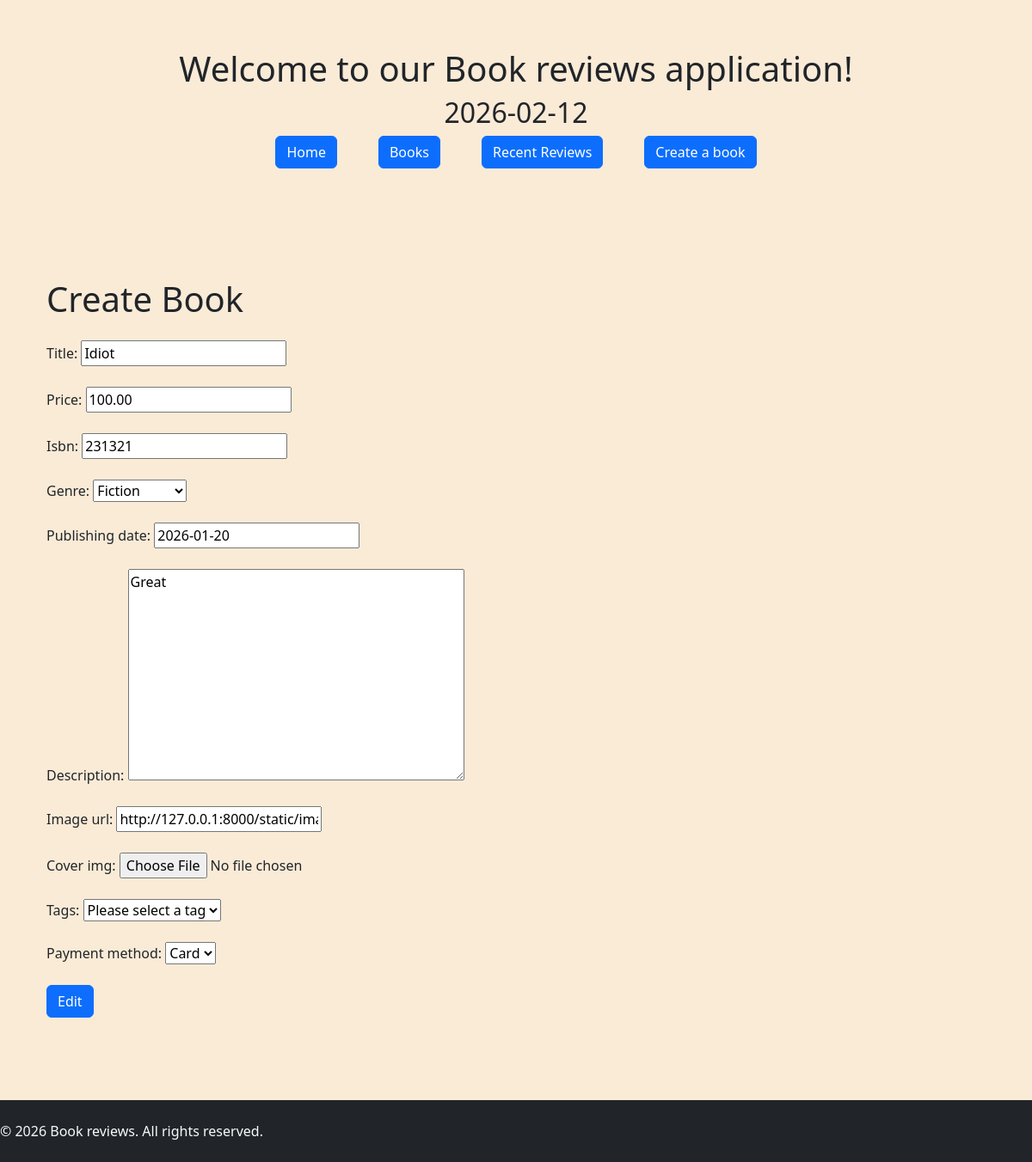
/books/2edit_book/, run on an earlier commit of the app's database.
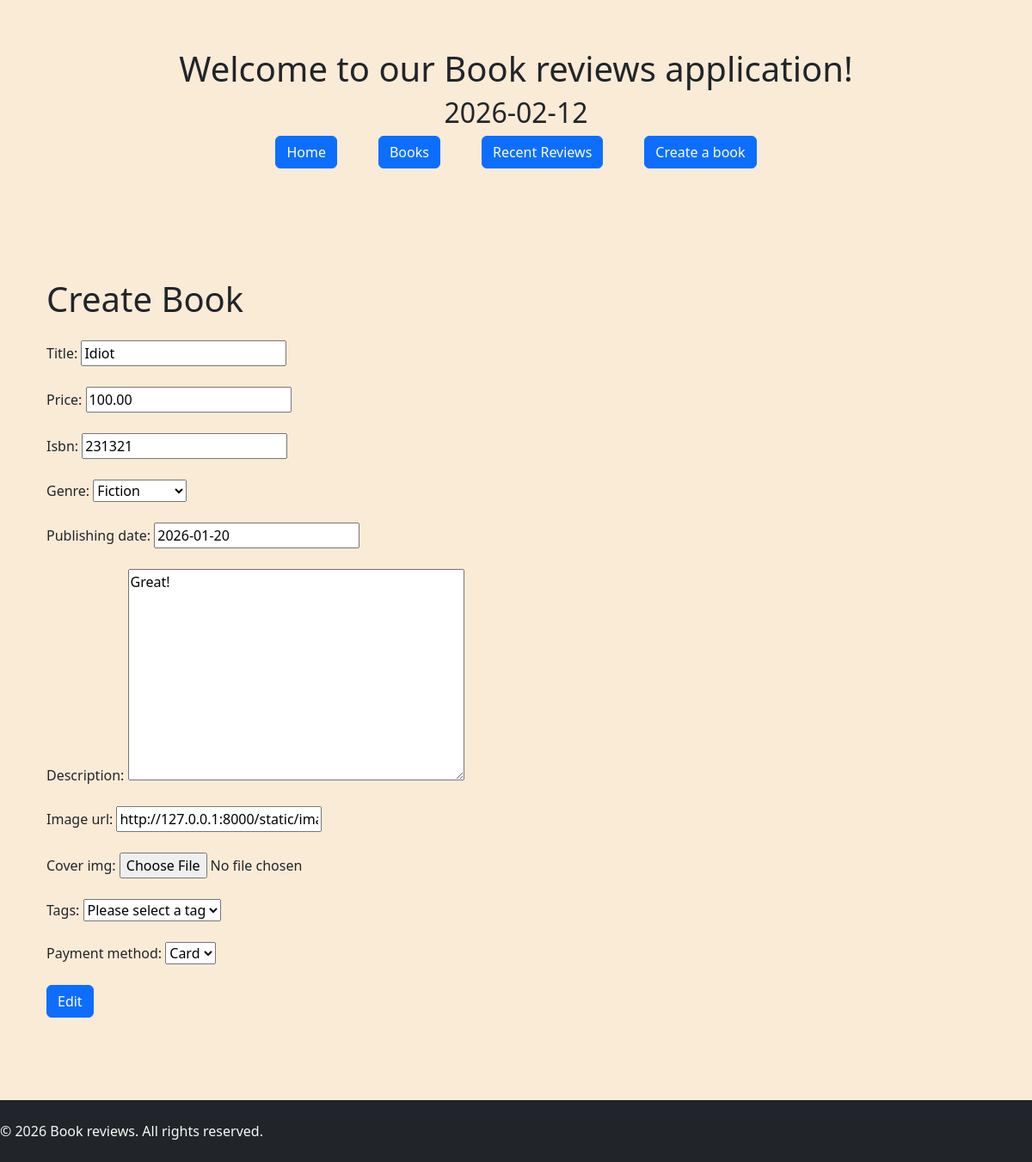
And on a later commit of the database.
### books/models.py (models this page shows, shortened)
class Book(models.Model):
    GENRE_CHOICES = [
        ("Fiction", "Fiction"),
        ("Non-Fiction", "Non-Fiction"),
        ("Fantasy", "Fantasy"),
        ("Science", "Science"),
        ("Biography", "Biography"),
        ("History", "History"),
    ]
    title = models.CharField(max_length=255, unique=True)
    price = models.DecimalField(max_digits=6, decimal_places=2,  validators=[RangeValidator(0, 1000, message='Price should be in the range 0 - 1000')])
    isbn = models.CharField(max_length=12, unique=False)
    genre = models.CharField(max_length=50, choices=GENRE_CHOICES)
    publishing_date = models.DateField()
    description = models.TextField()
    image_url = models.URLField()
    cover_img = models.ImageField(blank=True, null=True)
    slug = models.SlugField(max_length=255, blank=True)
    updated_at = models.DateTimeField(auto_now=True)

### books/views.py (the view)
# urls.py: path('edit_book/', edit_book, name='edit'),
def edit_book(request: HttpRequest, pk: int ) -> HttpResponse:
    book = get_object_or_404(Book, pk=pk)
    form = BookCreateForm(request.POST or None, instance=book)
    if request.method == 'POST' and form.is_valid():
        form.save()
        return redirect('home')
    context = {
        'form': form,
    }
    return render(request, 'books/edit.html', context)

### books/forms.py
class BookCreateForm(BookFormBasic):
    ...

### books/models.py (called while the page is built)
    def __str__(self) -> str:
        return self.name

### templates/books/edit.html (shortened to what this page needs)
{% extends 'common/home_page.html' %}
{% block content %}
    <div class="container">
        <h1 class="mt-4">Create Book</h1>
        <form method="post" class="mt-4">
            {% for field in form %}
                <div class="form-group mb-4">
                    {{ field.label_tag }}
                    {{ field }}
                </div>
            {% endfor %}
            <button type="submit" class="btn btn-primary">Edit</button>
        </form>
    </div>
{% endblock %}

What changed in the data, as far as the page shows it:
changed Book "Idiot": description "Great" → "Great!"
